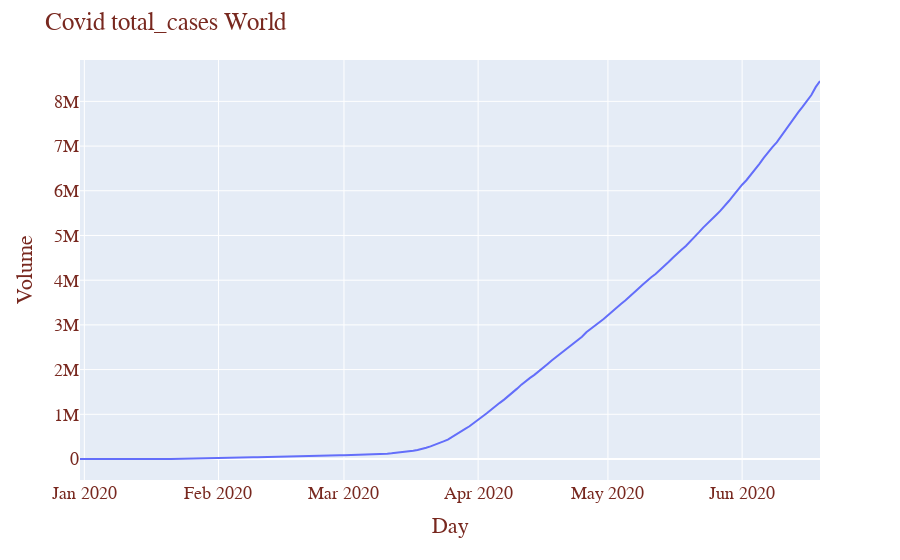
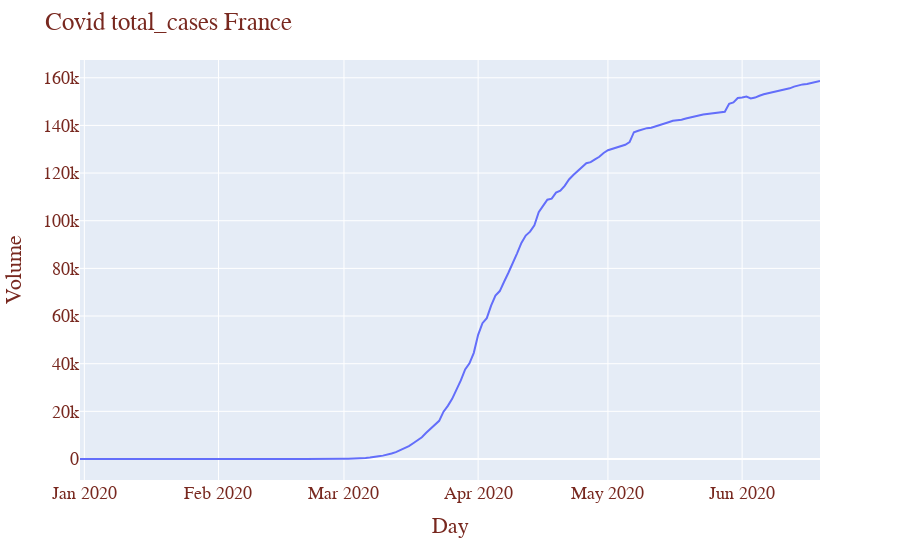
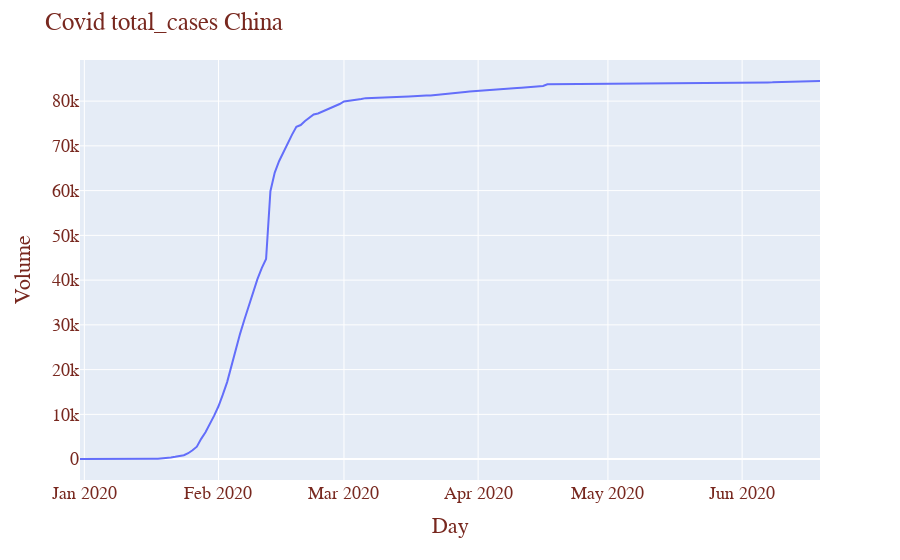
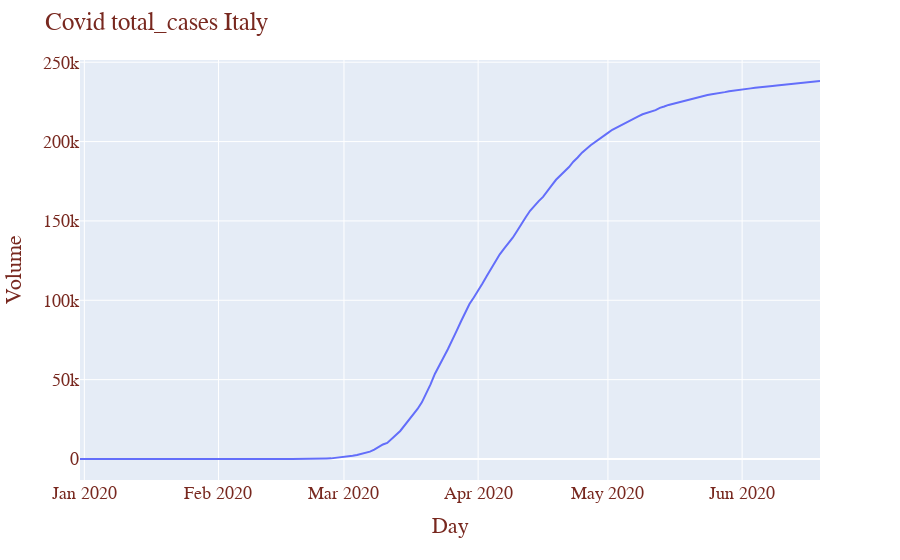

The cell these charts' notebook holds for them, in order:
### Code cell
## Plotly graph will be not display on Git ##
massBalance("total_cases",df,"World")
massBalance("total_cases",df,"France")
massBalance("total_cases",df,"China")
massBalance("total_cases",df,"Italy")
massBalance("total_cases",df,"Spain")
massBalance("total_cases",df,"United States")
massBalance("total_cases",df,"United Kingdom")
massBalance("total_cases",df,"Germany")
massBalance("total_cases",df,"Iran")
massBalance("total_cases",df,"Turkey")
massBalance("total_cases",df,"Brazil")

### Figure 1 — Plotly figure (JSON) as saved in the notebook; plotly's stock layout.template omitted (floating-point values rounded to 4 significant figures; data arrays with more than 128 entries replaced by an {"elided": "..."} marker saying what was removed)
{"data": [{"hoverlabel": {"namelength": 0}, "hovertemplate": "x=%{x}<br>y=%{y}", "legendgroup": "", "line": {"color": "#636efa", "dash": "solid"}, "mode": "lines", "name": "", "showlegend": false, "type": "scatter", "x": {"elided": "172 str values"}, "xaxis": "x", "y": {"elided": "172 int values"}, "yaxis": "y"}], "layout": {"font": {"color": "#78281F", "family": "Courier New, monospace", "size": 18}, "legend": {"tracegroupgap": 0}, "margin": {"t": 60}, "title": {"text": "Covid total_cases World"}, "xaxis": {"anchor": "y", "domain": [0, 1], "title": {"text": "Day"}}, "yaxis": {"anchor": "x", "domain": [0, 1], "title": {"text": "Volume"}}}}

### Figure 2 — Plotly figure (JSON) as saved in the notebook; plotly's stock layout.template omitted (floating-point values rounded to 4 significant figures; data arrays with more than 128 entries replaced by an {"elided": "..."} marker saying what was removed)
{"data": [{"hoverlabel": {"namelength": 0}, "hovertemplate": "x=%{x}<br>y=%{y}", "legendgroup": "", "line": {"color": "#636efa", "dash": "solid"}, "mode": "lines", "name": "", "showlegend": false, "type": "scatter", "x": {"elided": "172 str values"}, "xaxis": "x", "y": {"elided": "172 int values"}, "yaxis": "y"}], "layout": {"font": {"color": "#78281F", "family": "Courier New, monospace", "size": 18}, "legend": {"tracegroupgap": 0}, "margin": {"t": 60}, "title": {"text": "Covid total_cases France"}, "xaxis": {"anchor": "y", "domain": [0, 1], "title": {"text": "Day"}}, "yaxis": {"anchor": "x", "domain": [0, 1], "title": {"text": "Volume"}}}}

### Figure 3 — Plotly figure (JSON) as saved in the notebook; plotly's stock layout.template omitted (floating-point values rounded to 4 significant figures; data arrays with more than 128 entries replaced by an {"elided": "..."} marker saying what was removed)
{"data": [{"hoverlabel": {"namelength": 0}, "hovertemplate": "x=%{x}<br>y=%{y}", "legendgroup": "", "line": {"color": "#636efa", "dash": "solid"}, "mode": "lines", "name": "", "showlegend": false, "type": "scatter", "x": {"elided": "172 str values"}, "xaxis": "x", "y": {"elided": "172 int values"}, "yaxis": "y"}], "layout": {"font": {"color": "#78281F", "family": "Courier New, monospace", "size": 18}, "legend": {"tracegroupgap": 0}, "margin": {"t": 60}, "title": {"text": "Covid total_cases China"}, "xaxis": {"anchor": "y", "domain": [0, 1], "title": {"text": "Day"}}, "yaxis": {"anchor": "x", "domain": [0, 1], "title": {"text": "Volume"}}}}

### Figure 4 — Plotly figure (JSON) as saved in the notebook; plotly's stock layout.template omitted (floating-point values rounded to 4 significant figures; data arrays with more than 128 entries replaced by an {"elided": "..."} marker saying what was removed)
{"data": [{"hoverlabel": {"namelength": 0}, "hovertemplate": "x=%{x}<br>y=%{y}", "legendgroup": "", "line": {"color": "#636efa", "dash": "solid"}, "mode": "lines", "name": "", "showlegend": false, "type": "scatter", "x": {"elided": "172 str values"}, "xaxis": "x", "y": {"elided": "172 int values"}, "yaxis": "y"}], "layout": {"font": {"color": "#78281F", "family": "Courier New, monospace", "size": 18}, "legend": {"tracegroupgap": 0}, "margin": {"t": 60}, "title": {"text": "Covid total_cases Italy"}, "xaxis": {"anchor": "y", "domain": [0, 1], "title": {"text": "Day"}}, "yaxis": {"anchor": "x", "domain": [0, 1], "title": {"text": "Volume"}}}}
